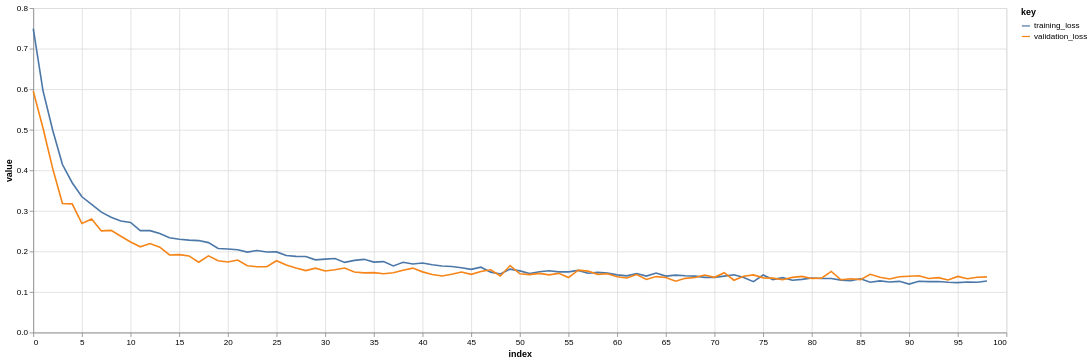

Here is the notebook cell this chart was saved with:
### Code cell
training_df = results_df.loc[:epoch-1,[('training', 'loss'), ('validation', 'loss')]]
training_df.columns = ["_".join(a) for a in training_df.columns.to_flat_index()]
training_df.tail()
alt.Chart(
    training_df.reset_index()
).transform_fold(
    training_df.columns.to_list()
).mark_line().encode(
    x='index:Q', y='value:Q', color='key:N'
).properties(width=1_200, height=400)

### Figure 1 — Vega-Lite specification as saved in the notebook (floating-point values rounded to 4 significant figures)
{"config": {"view": {"continuousWidth": 300, "continuousHeight": 300}}, "data": {"name": "data-adc4b40d967644a3e2e02258546fedcb"}, "mark": {"type": "line"}, "encoding": {"color": {"field": "key", "type": "nominal"}, "x": {"field": "index", "type": "quantitative"}, "y": {"field": "value", "type": "quantitative"}}, "height": 400, "transform": [{"fold": ["training_loss", "validation_loss"]}], "width": 1200, "$schema": "https://vega.github.io/schema/vega-lite/v5.8.0.json", "datasets": {"data-adc4b40d967644a3e2e02258546fedcb": [{"index": 0, "training_loss": 0.7494, "validation_loss": 0.5953}, {"index": 1, "training_loss": 0.5966, "validation_loss": 0.5042}, {"index": 2, "training_loss": 0.4989, "validation_loss": 0.4042}, {"index": 3, "training_loss": 0.4142, "validation_loss": 0.3181}, {"index": 4, "training_loss": 0.3694, "validation_loss": 0.3172}, {"index": 5, "training_loss": 0.3346, "validation_loss": 0.2688}, {"index": 6, "training_loss": 0.3158, "validation_loss": 0.2798}, {"index": 7, "training_loss": 0.2969, "validation_loss": 0.2505}, {"index": 8, "training_loss": 0.2842, "validation_loss": 0.2519}, {"index": 9, "training_loss": 0.2749, "validation_loss": 0.2374}, {"index": 10, "training_loss": 0.2714, "validation_loss": 0.2231}, {"index": 11, "training_loss": 0.2513, "validation_loss": 0.2114}, {"index": 12, "training_loss": 0.2512, "validation_loss": 0.2193}, {"index": 13, "training_loss": 0.2443, "validation_loss": 0.2104}, {"index": 14, "training_loss": 0.2338, "validation_loss": 0.1912}, {"index": 15, "training_loss": 0.2301, "validation_loss": 0.192}, {"index": 16, "training_loss": 0.2279, "validation_loss": 0.1889}, {"index": 17, "training_loss": 0.2267, "validation_loss": 0.1735}, {"index": 18, "training_loss": 0.2218, "validation_loss": 0.1891}, {"index": 19, "training_loss": 0.207, "validation_loss": 0.177}, {"index": 20, "training_loss": 0.206, "validation_loss": 0.1739}, {"index": 21, "training_loss": 0.2042, "validation_loss": 0.1787}, {"index": 22, "training_loss": 0.1984, "validation_loss": 0.1646}, {"index": 23, "training_loss": 0.2022, "validation_loss": 0.1623}, {"index": 24, "training_loss": 0.1985, "validation_loss": 0.1625}, {"index": 25, "training_loss": 0.1989, "validation_loss": 0.177}, {"index": 26, "training_loss": 0.1898, "validation_loss": 0.1662}, {"index": 27, "training_loss": 0.1879, "validation_loss": 0.1592}, {"index": 28, "training_loss": 0.1875, "validation_loss": 0.1528}, {"index": 29, "training_loss": 0.1793, "validation_loss": 0.1586}, {"index": 30, "training_loss": 0.1809, "validation_loss": 0.1516}, {"index": 31, "training_loss": 0.1825, "validation_loss": 0.1548}, {"index": 32, "training_loss": 0.1729, "validation_loss": 0.1591}, {"index": 33, "training_loss": 0.1779, "validation_loss": 0.1494}, {"index": 34, "training_loss": 0.1804, "validation_loss": 0.1472}, {"index": 35, "training_loss": 0.1737, "validation_loss": 0.1476}, {"index": 36, "training_loss": 0.1749, "validation_loss": 0.1448}, {"index": 37, "training_loss": 0.1642, "validation_loss": 0.1474}, {"index": 38, "training_loss": 0.1731, "validation_loss": 0.1535}, {"index": 39, "training_loss": 0.1691, "validation_loss": 0.1589}, {"index": 40, "training_loss": 0.1715, "validation_loss": 0.1495}, {"index": 41, "training_loss": 0.1672, "validation_loss": 0.1431}, {"index": 42, "training_loss": 0.1639, "validation_loss": 0.1394}, {"index": 43, "training_loss": 0.1629, "validation_loss": 0.1436}, {"index": 44, "training_loss": 0.1597, "validation_loss": 0.1493}, {"index": 45, "training_loss": 0.1557, "validation_loss": 0.1433}, {"index": 46, "training_loss": 0.161, "validation_loss": 0.1505}, {"index": 47, "training_loss": 0.1489, "validation_loss": 0.1548}, {"index": 48, "training_loss": 0.1443, "validation_loss": 0.1393}, {"index": 49, "training_loss": 0.1564, "validation_loss": 0.1652}, {"index": 50, "training_loss": 0.1521, "validation_loss": 0.1448}, {"index": 51, "training_loss": 0.1455, "validation_loss": 0.1426}, {"index": 52, "training_loss": 0.1499, "validation_loss": 0.1457}, {"index": 53, "training_loss": 0.1522, "validation_loss": 0.1422}, {"index": 54, "training_loss": 0.1497, "validation_loss": 0.1459}, {"index": 55, "training_loss": 0.1494, "validation_loss": 0.1354}, {"index": 56, "training_loss": 0.1531, "validation_loss": 0.1538}, {"index": 57, "training_loss": 0.1461, "validation_loss": 0.1515}, {"index": 58, "training_loss": 0.1481, "validation_loss": 0.1435}, {"index": 59, "training_loss": 0.1464, "validation_loss": 0.145}, {"index": 60, "training_loss": 0.1421, "validation_loss": 0.1373}, {"index": 61, "training_loss": 0.1396, "validation_loss": 0.1345}, {"index": 62, "training_loss": 0.1455, "validation_loss": 0.1428}, {"index": 63, "training_loss": 0.139, "validation_loss": 0.1309}, {"index": 64, "training_loss": 0.1466, "validation_loss": 0.1379}, {"index": 65, "training_loss": 0.139, "validation_loss": 0.1357}, {"index": 66, "training_loss": 0.1415, "validation_loss": 0.1265}, {"index": 67, "training_loss": 0.14, "validation_loss": 0.1336}, {"index": 68, "training_loss": 0.1391, "validation_loss": 0.1358}, {"index": 69, "training_loss": 0.136, "validation_loss": 0.1418}, {"index": 70, "training_loss": 0.1361, "validation_loss": 0.1361}, {"index": 71, "training_loss": 0.1392, "validation_loss": 0.1476}, {"index": 72, "training_loss": 0.1425, "validation_loss": 0.1289}, {"index": 73, "training_loss": 0.1356, "validation_loss": 0.1388}, {"index": 74, "training_loss": 0.1253, "validation_loss": 0.1421}, {"index": 75, "training_loss": 0.1417, "validation_loss": 0.1347}, {"index": 76, "training_loss": 0.1306, "validation_loss": 0.1341}, {"index": 77, "training_loss": 0.1352, "validation_loss": 0.1302}, {"index": 78, "training_loss": 0.129, "validation_loss": 0.1359}, {"index": 79, "training_loss": 0.1312, "validation_loss": 0.1385}, {"index": 80, "training_loss": 0.1343, "validation_loss": 0.1334}, {"index": 81, "training_loss": 0.1332, "validation_loss": 0.134}, {"index": 82, "training_loss": 0.1331, "validation_loss": 0.1506}, {"index": 83, "training_loss": 0.1292, "validation_loss": 0.1301}, {"index": 84, "training_loss": 0.1281, "validation_loss": 0.1325}, {"index": 85, "training_loss": 0.1326, "validation_loss": 0.1303}, {"index": 86, "training_loss": 0.124, "validation_loss": 0.1436}, {"index": 87, "training_loss": 0.1272, "validation_loss": 0.1364}, {"index": 88, "training_loss": 0.1245, "validation_loss": 0.132}, {"index": 89, "training_loss": 0.1262, "validation_loss": 0.1374}, {"index": 90, "training_loss": 0.1195, "validation_loss": 0.1386}, {"index": 91, "training_loss": 0.1263, "validation_loss": 0.1401}, {"index": 92, "training_loss": 0.1256, "validation_loss": 0.1331}, {"index": 93, "training_loss": 0.1259, "validation_loss": 0.1354}, {"index": 94, "training_loss": 0.124, "validation_loss": 0.1295}, {"index": 95, "training_loss": 0.1231, "validation_loss": 0.1383}, {"index": 96, "training_loss": 0.1247, "validation_loss": 0.1325}, {"index": 97, "training_loss": 0.124, "validation_loss": 0.1363}, {"index": 98, "training_loss": 0.127, "validation_loss": 0.1372}]}}
